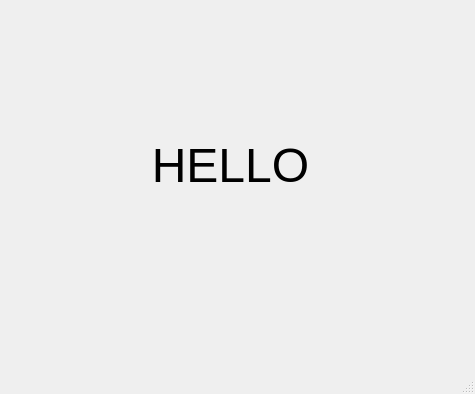
<?xml version="1.0" encoding="UTF-8"?>
<ui version="4.0">
 <class>MainWindow1</class>
 <widget class="QMainWindow" name="MainWindow1">
  <property name="geometry">
   <rect>
    <x>0</x>
    <y>0</y>
    <width>475</width>
    <height>394</height>
   </rect>
  </property>
  <property name="windowTitle">
   <string>New window</string>
  </property>
  <widget class="QWidget" name="centralwidget">
   <widget class="QLabel" name="lb_hello">
    <property name="geometry">
     <rect>
      <x>90</x>
      <y>130</y>
      <width>281</width>
      <height>71</height>
     </rect>
    </property>
    <property name="sizePolicy">
     <sizepolicy hsizetype="Expanding" vsizetype="Expanding">
      <horstretch>0</horstretch>
      <verstretch>0</verstretch>
     </sizepolicy>
    </property>
    <property name="font">
     <font>
      <pointsize>36</pointsize>
     </font>
    </property>
    <property name="autoFillBackground">
     <bool>false</bool>
    </property>
    <property name="text">
     <string>HELLO</string>
    </property>
    <property name="scaledContents">
     <bool>false</bool>
    </property>
    <property name="alignment">
     <set>Qt::AlignCenter</set>
    </property>
   </widget>
  </widget>
  <widget class="QMenuBar" name="menubar">
   <property name="geometry">
    <rect>
     <x>0</x>
     <y>0</y>
     <width>475</width>
     <height>26</height>
    </rect>
   </property>
  </widget>
  <widget class="QStatusBar" name="statusbar"/>
 </widget>
 <resources/>
 <connections/>
</ui>
